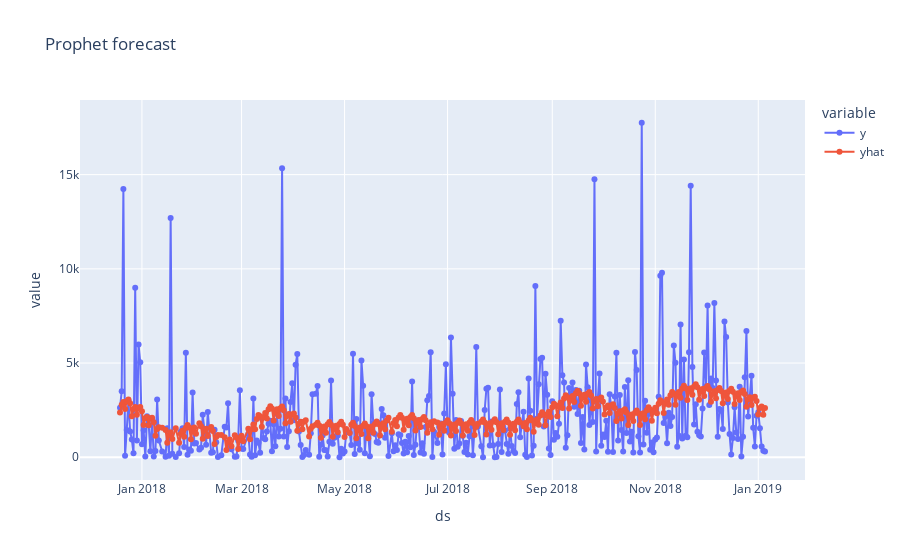

This figure's notebook cell:
### Code cell
fig = px.line(benchmark_df, x='ds', y=["y", "yhat"], markers=True, title="Prophet forecast")
fig.show()

### Figure 1 — Plotly figure (JSON) as saved in the notebook; plotly's stock layout.template omitted (floating-point values rounded to 4 significant figures; data arrays with more than 128 entries replaced by an {"elided": "..."} marker saying what was removed)
{"data": [{"hovertemplate": "variable=y<br>ds=%{x}<br>value=%{y}<extra></extra>", "legendgroup": "y", "line": {"color": "#636efa", "dash": "solid"}, "marker": {"symbol": "circle"}, "mode": "lines+markers", "name": "y", "orientation": "v", "showlegend": true, "type": "scatter", "x": {"elided": "365 str values"}, "xaxis": "x", "y": {"elided": "365 float values"}, "yaxis": "y"}, {"hovertemplate": "variable=yhat<br>ds=%{x}<br>value=%{y}<extra></extra>", "legendgroup": "yhat", "line": {"color": "#EF553B", "dash": "solid"}, "marker": {"symbol": "circle"}, "mode": "lines+markers", "name": "yhat", "orientation": "v", "showlegend": true, "type": "scatter", "x": {"elided": "365 str values"}, "xaxis": "x", "y": {"elided": "365 float values"}, "yaxis": "y"}], "layout": {"legend": {"title": {"text": "variable"}, "tracegroupgap": 0}, "title": {"text": "Prophet forecast"}, "xaxis": {"anchor": "y", "domain": [0, 1], "title": {"text": "ds"}}, "yaxis": {"anchor": "x", "domain": [0, 1], "title": {"text": "value"}}}}
